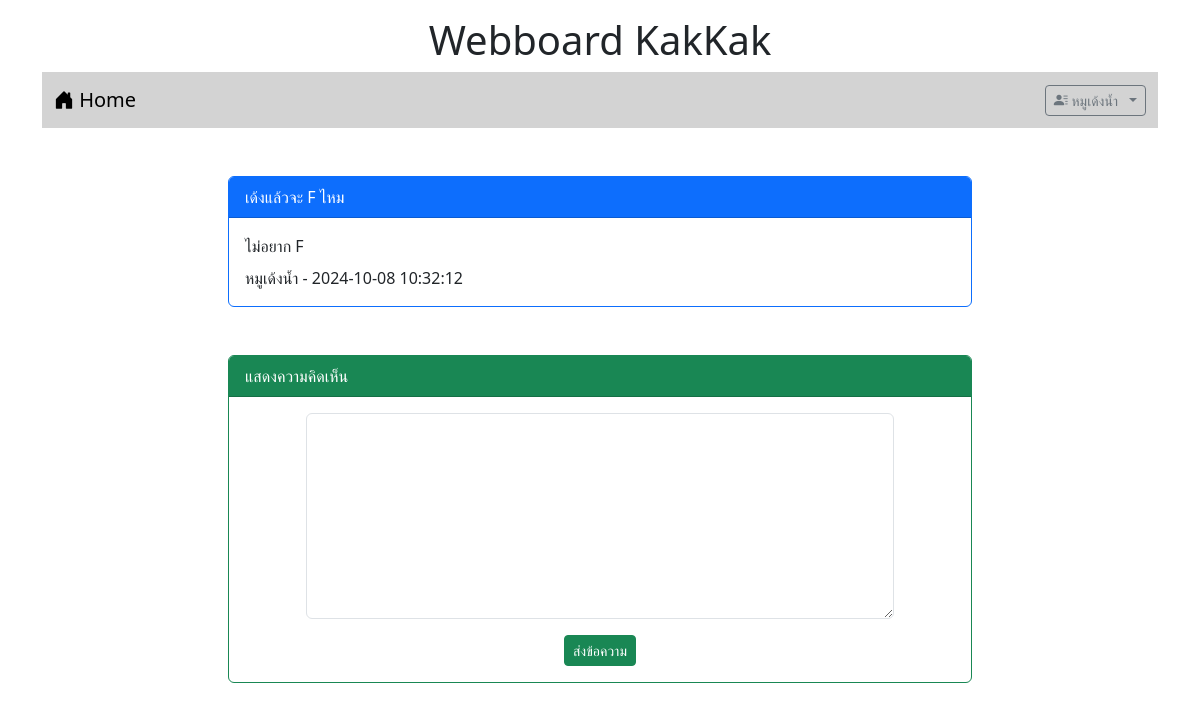
Before: /post.php?id=7 (signed in) with the older database file.
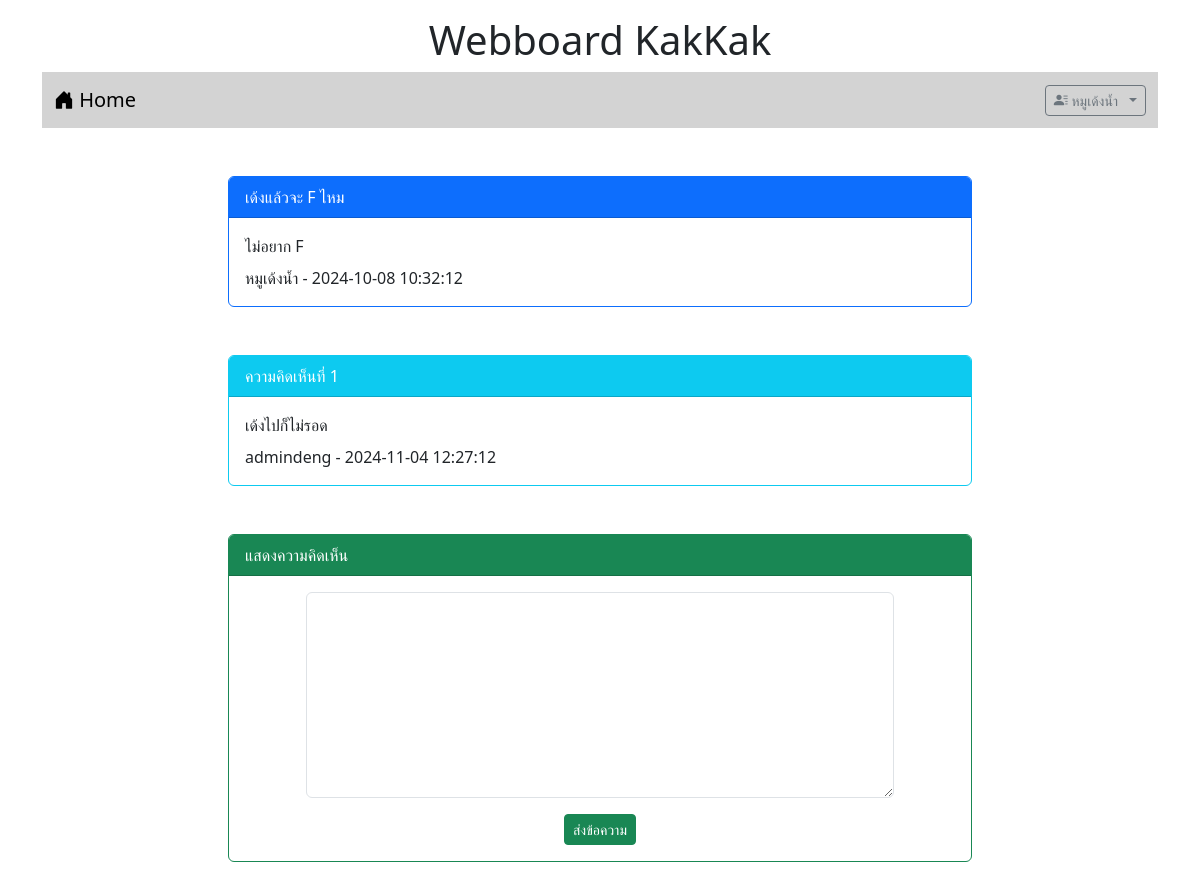
After: the same page with the newer database file.
### tables this page shows
CREATE TABLE `post` (
  `id` int(11) NOT NULL,
  `title` varchar(128) NOT NULL,
  `content` varchar(2048) NOT NULL,
  `post_date` datetime NOT NULL,
  `cat_id` int(11) NOT NULL,
  `user_id` int(11) NOT NULL
);

CREATE TABLE `user` (
  `id` int(11) NOT NULL,
  `login` varchar(32) NOT NULL,
  `password` varchar(64) NOT NULL,
  `name` varchar(64) NOT NULL,
  `gender` char(1) NOT NULL,
  `email` varchar(32) NOT NULL,
  `role` char(1) NOT NULL
);

CREATE TABLE `comment` (
  `id` int(11) NOT NULL,
  `content` varchar(20148) NOT NULL,
  `post_date` datetime NOT NULL,
  `user_id` int(11) NOT NULL,
  `post_id` int(11) NOT NULL
);

### post.php (the view, shortened to what this page needs)
<!DOCTYPE html>
<html lang="en">
<head>
    <link href="https://cdn.jsdelivr.net/npm/bootstrap@5.3.3/dist/css/bootstrap.min.css" rel="stylesheet">
    <link rel="stylesheet" href="https://cdn.jsdelivr.net/npm/bootstrap-icons@1.11.3/font/bootstrap-icons.min.css">
</head>
<body>
    <div class="container-lg">
        <H1 style="text-align: center;" class="mt-3">
            Webboard KakKak
        </H1>
        <?php include "nav.php" ?>
        <?php
            $conn=new PDO("mysql:host=localhost;dbname=webboard;charset=utf8","root","");
            $post="SELECT post.title,post.content,user.login,post.post_date FROM post INNER JOIN user ON (post.user_id=user.id) WHERE post.id=$_GET[id]";
            $result=$conn->query($post);
            while($row=$result->fetch()){
                echo "<div class='card border-primary m-5 col-lg-8 mx-auto'>
                <div class='card-header bg-primary text-white'>$row[0]</div>
                <div class='card-body'>$row[1]
                <div class='mt-2'>$row[2] - $row[3]</div></div></div>";
            }
            $i=1;
            $comment="SELECT comment.id,comment.content,user.login,comment.post_date , user.role FROM comment INNER JOIN user ON (comment.user_id=user.id) WHERE comment.post_id=$_GET[id] ORDER BY comment.post_date ASC";
            $result=$conn->query($comment);
            while($row=$result->fetch()){
                if($row[4] != "b"){
                    echo "<div class='card border-info m-5 col-lg-8 mx-auto'>
                    <div class='card-header bg-info text-white'>ความคิดเห็นที่ $i</div>
                    <div class='card-body'>$row[1]
                    <div class='mt-2'>$row[2] - $row[3]</div></div></div>";
                    $i++;
                }
            }
        ?>
        <?php
            if(isset($_SESSION['id']) && $_SESSION['role'] != "b"){
                echo '<div class="card text-dark bg-white border-success m-5 col-lg-8 mx-auto ">
                    <div class="card-header bg-success text-white">แสดงความคิดเห็น</div>
                    <div class="card-body">
                        <form action="post_save.php" method="post">
                            <input type="hidden" name="post_id" value="' . $_GET["id"] . '">
                            <div class="row mb-3 justify-content-center">
                                <div class="col-lg-10">
                                    <textarea name="comment" class="form-control" rows="8"></textarea>
                                </div>
                            </div>
                            <div class="row">
                                <div class="col-lg-12">
                                    <center>
                                        <button type="submit" class="btn btn-success btn-sm text-white">
                                            <i class="bi bi-box-arrow-up-right-me-1"></i>ส่งข้อความ
                                        </button>
                                    </center>
                                </div>
                            </div>
                        </form>
                    </div>
                </div>';
            }
        ?>
    </div>
</body>
</html>

Changed rows visible on the page:
added comment: content "เด้งไปก็ไม่รอด", user.login "admindeng", post_date "2024-11-04 12:27:12"
